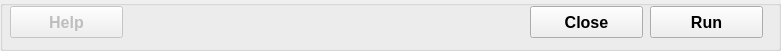
  <widget class="QGroupBox" name="groupBoxButtons">
   <property name="geometry">
    <rect>
     <x>5</x>
     <y>233</y>
     <width>781</width>
     <height>51</height>
    </rect>
   </property>
   <property name="title">
    <string/>
   </property>
   <widget class="QPushButton" name="pushButtonHelp">
    <property name="enabled">
     <bool>false</bool>
    </property>
    <property name="geometry">
     <rect>
      <x>10</x>
      <y>6</y>
      <width>113</width>
      <height>32</height>
     </rect>
    </property>
    <property name="font">
     <font>
      <family>Arial</family>
      <pointsize>12</pointsize>
      <weight>75</weight>
      <bold>true</bold>
     </font>
    </property>
    <property name="text">
     <string>Help</string>
    </property>
    <property name="autoDefault">
     <bool>false</bool>
    </property>
   </widget>
   <widget class="QPushButton" name="pushButtonClose">
    <property name="geometry">
     <rect>
      <x>530</x>
      <y>6</y>
      <width>113</width>
      <height>32</height>
     </rect>
    </property>
    <property name="font">
     <font>
      <family>Arial</family>
      <pointsize>12</pointsize>
      <weight>75</weight>
      <bold>true</bold>
     </font>
    </property>
    <property name="text">
     <string>Close</string>
    </property>
    <property name="autoDefault">
     <bool>false</bool>
    </property>
   </widget>
   <widget class="QPushButton" name="pushButtonRun">
    <property name="geometry">
     <rect>
      <x>650</x>
      <y>6</y>
      <width>113</width>
      <height>32</height>
     </rect>
    </property>
    <property name="font">
     <font>
      <family>Arial</family>
      <pointsize>12</pointsize>
      <weight>75</weight>
      <bold>true</bold>
     </font>
    </property>
    <property name="toolTip">
     <string/>
    </property>
    <property name="text">
     <string>Run</string>
    </property>
    <property name="autoDefault">
     <bool>false</bool>
    </property>
   </widget>
  </widget>
